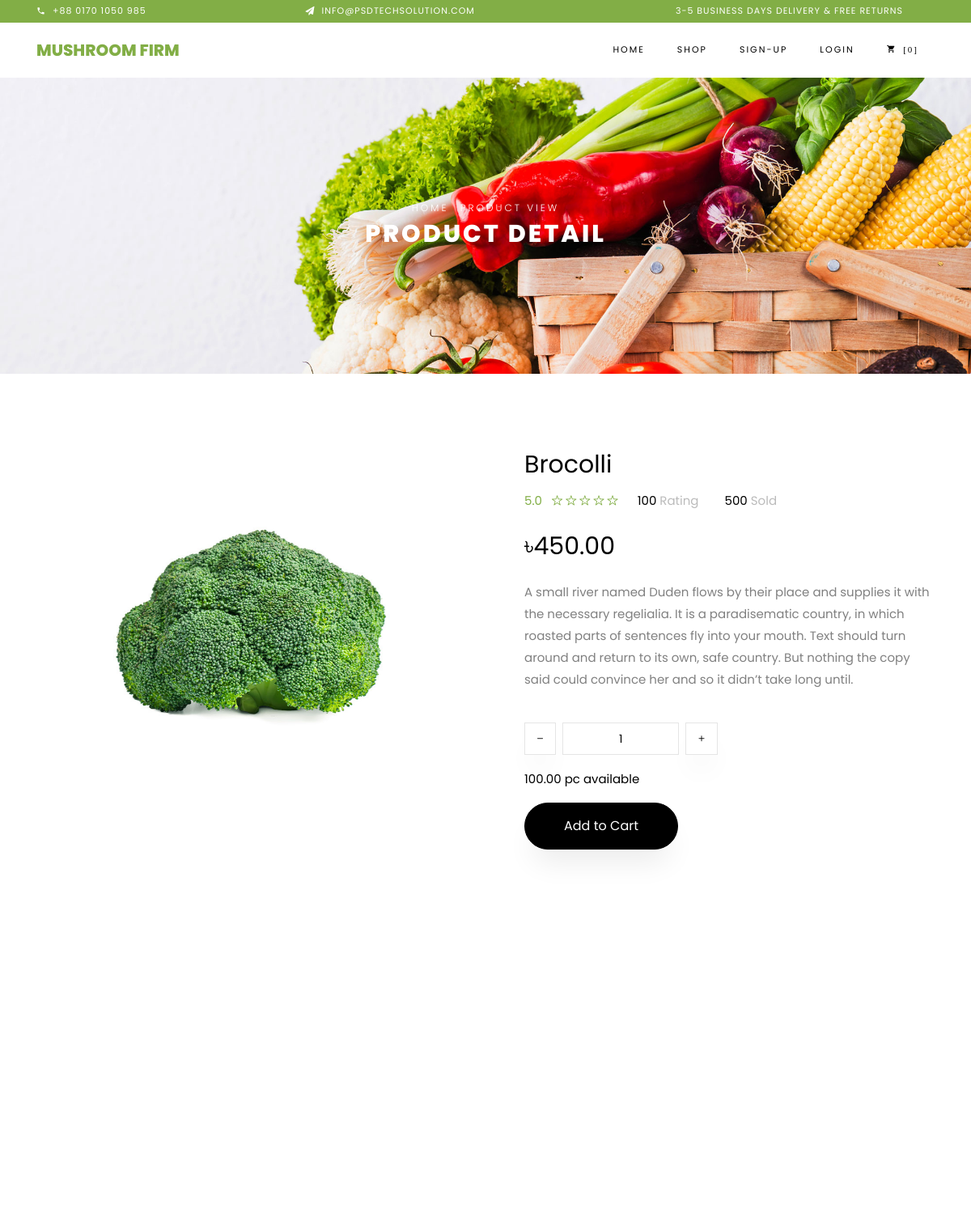
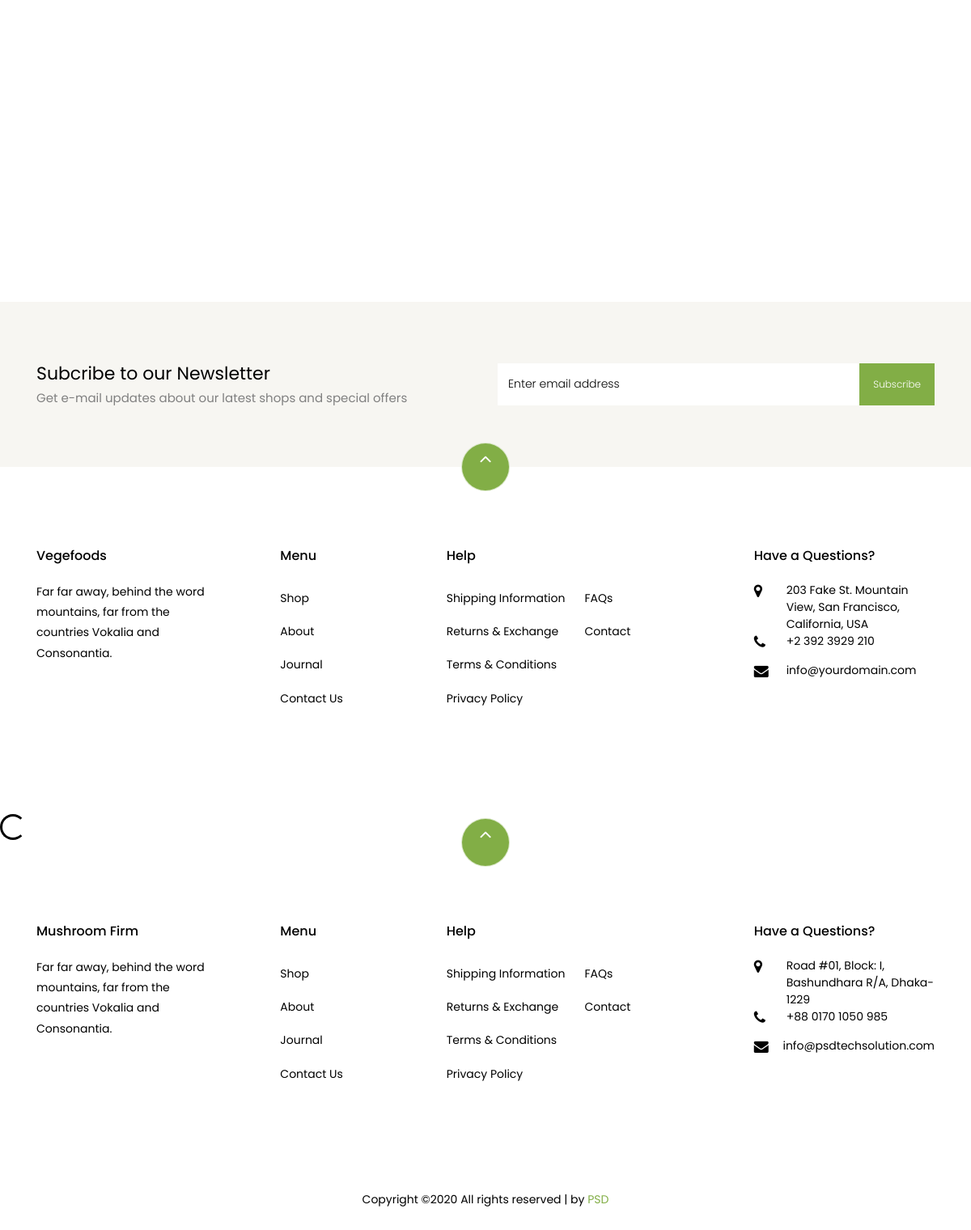
/products/brocolli/, run on the app's committed database (2 pictures, top to bottom).
### products/models.py (models this page shows, shortened)
class ProductImage(models.Model):
	product = models.ForeignKey(Product, on_delete= models.CASCADE)
	image = models.ImageField(upload_to="products/images/", blank=True)
	featured = models.BooleanField(default=False)
	thumbnail = models.BooleanField(default=True)
	active = models.BooleanField(default=True)
	updated = models.DateTimeField(auto_now=True)

class Product(models.Model):
	types = (
		("featured", "Featured"),
		("on sale", "On Sale"),
		("new arrival", "New Arrival")
		)
	product_name = models.CharField(max_length=500, blank=False, null=False)
	price = models.DecimalField(max_digits=100, decimal_places=2, default=30)
	sale = models.DecimalField(max_digits=100, decimal_places=2, default=30)
	stock = models.DecimalField(max_digits=100, decimal_places=2, default=30)
	category = models.CharField(max_length=400, choices=types, default="Featured")
	description = models.TextField(default="")
	slug = models.SlugField(default="")
	active = models.BooleanField(default=True)
	timestamp = models.DateTimeField(auto_now_add=True)
	updated = models.DateTimeField(auto_now=True)
	class Meta:
		unique_together = ("product_name", "slug")

### products/views.py (the view)
# urls.py: url(r'^products/(?P<slug>[\w-]+)/$', single, name='single_product'),
def single(request, slug):
    products = product.objects.get(slug=slug)
    template = 'products_template/single.html'
    context = {'product': products}
    return render(request, template, context)

### templates/products_template/single.html (shortened to what this page needs)
{% extends 'base.html' %}
{% block content %}
{% load static %}
<div class="hero-wrap hero-bread" style="background-image: url({% static 'images/bg_1.jpg' %});">
    <div class="container">
      <div class="row no-gutters slider-text align-items-center justify-content-center">
        <div class="col-md-9 ftco-animate text-center">
            <p class="breadcrumbs"><span class="mr-2"><a href="{% url 'home' %}">Home</a></span> <span>Product View</span></p>
          <h1 class="mb-0 bread">Product Detail</h1>
        </div>
      </div>
    </div>
  </div>
  <section class="ftco-section">
      <div class="container">
          <div class="row">
              <div class="col-lg-6 mb-5 ftco-animate">
                {% for image in product.productimage_set.all %}
                {% if image.featured == True and image.active == True %}
                  <a href="/media/{{image.image}}" class="image-popup"><img src="/media/{{image.image}}" class="img-fluid" alt=""></a>
                {% endif %}
                {% endfor %}
              </div>
              <div class="col-lg-6 product-details pl-md-5 ftco-animate">
                  <h3>{{product.product_name}}</h3>
                  <div class="rating d-flex">
                          <p class="text-left mr-4">
                              <a href="#" class="mr-2">5.0</a>
                              <a href="#"><span class="ion-ios-star-outline"></span></a>
                              <a href="#"><span class="ion-ios-star-outline"></span></a>
                              <a href="#"><span class="ion-ios-star-outline"></span></a>
                              <a href="#"><span class="ion-ios-star-outline"></span></a>
                              <a href="#"><span class="ion-ios-star-outline"></span></a>
                          </p>
                          <p class="text-left mr-4">
                              <a href="#" class="mr-2" style="color: #000;">100 <span style="color: #bbb;">Rating</span></a>
                          </p>
                          <p class="text-left">
                              <a href="#" class="mr-2" style="color: #000;">500 <span style="color: #bbb;">Sold</span></a>
                          </p>
                      </div>
                      {% if product.sale != product.price %}
                        <p class="price"><span>৳{{product.sale}}</span></p>
                      {% elif product.sale == product.price %}
                        <p class="price"><span>৳{{product.price}}</span></p>
                      {% endif %}
                  <p>{{product.description}}</p>
                      <div class="row mt-4">
                          <div class="col-md-6">
                  </div>
                  <div class="input-group col-md-6 d-flex mb-3">
                   <span class="input-group-btn mr-2">
                      <button id='decrease_button' type="button" class="quantity-left-minus btn"  data-type="minus" data-field="">
                     <i class="ion-ios-remove"></i>
                      </button>
                      </span>
                   <input type="text" id="quantity" name="quantity" class="form-control input-number" value="1" min="1" max="100">
                   <span class="input-group-btn ml-2">
                      <button id='increase_button' type="button" class="quantity-right-plus btn" data-type="plus" data-field="">
                       <i class="ion-ios-add"></i>
                   </button>
                   </span>
                </div>
                <div class="col-md-12">
                    <p style="color: #000;">{{product.stock}} pc available</p>
                </div>
            </div>
            <p><a id="add_to_cart" href="#" class="btn btn-black py-3 px-5">
                Add to Cart
              </a></p>
          </div>
          </div>
      </div>
  </section>
  <section class="ftco-section">
      <div class="container">
              <div class="row justify-content-center mb-3 pb-3">
      </div>
      </div>
      <div class="container">
          <div class="row">
          </div>
      </div>
  </section>
      <section class="ftco-section ftco-no-pt ftco-no-pb py-5 bg-light">
    <div class="container py-4">
      <div class="row d-flex justify-content-center py-5">
        <div class="col-md-6">
            <h2 style="font-size: 22px;" class="mb-0">Subcribe to our Newsletter</h2>
            <span>Get e-mail updates about our latest shops and special offers</span>
        </div>
        <div class="col-md-6 d-flex align-items-center">
          <form action="#" class="subscribe-form">
            <div class="form-group d-flex">
              <input type="text" class="form-control" placeholder="Enter email address">
              <input type="submit" value="Subscribe" class="submit px-3">
            </div>
          </form>
        </div>
      </div>
    </div>
  </section>
  <footer class="ftco-footer ftco-section">
    <div class="container">
        <div class="row">
            <div class="mouse">
                      <a href="#" class="mouse-icon">
                          <div class="mouse-wheel"><span class="ion-ios-arrow-up"></span></div>
                      </a>
                  </div>
        </div>
      <div class="row mb-5">
        <div class="col-md">
          <div class="ftco-footer-widget mb-4">
            <h2 class="ftco-heading-2">Vegefoods</h2>
            <p>Far far away, behind the word mountains, far from the countries Vokalia and Consonantia.</p>
            <ul class="ftco-footer-social list-unstyled float-md-left float-lft mt-5">
            </ul>
          </div>
        </div>
        <div class="col-md">
          <div class="ftco-footer-widget mb-4 ml-md-5">
            <h2 class="ftco-heading-2">Menu</h2>
            <ul class="list-unstyled">
              <li><a href="#" class="py-2 d-block">Shop</a></li>
              <li><a href="#" class="py-2 d-block">About</a></li>
              <li><a href="#" class="py-2 d-block">Journal</a></li>
              <li><a href="#" class="py-2 d-block">Contact Us</a></li>
            </ul>
          </div>
        </div>
        <div class="col-md-4">
           <div class="ftco-footer-widget mb-4">
            <h2 class="ftco-heading-2">Help</h2>
            <div class="d-flex">
                <ul class="list-unstyled mr-l-5 pr-l-3 mr-4">
                  <li><a href="#" class="py-2 d-block">Shipping Information</a></li>
                  <li><a href="#" class="py-2 d-block">Returns &amp; Exchange</a></li>
                  <li><a href="#" class="py-2 d-block">Terms &amp; Conditions</a></li>
                  <li><a href="#" class="py-2 d-block">Privacy Policy</a></li>
                </ul>
                <ul class="list-unstyled">
                  <li><a href="#" class="py-2 d-block">FAQs</a></li>
                  <li><a href="#" class="py-2 d-block">Contact</a></li>
                </ul>
              </div>
          </div>
        </div>
        <div class="col-md">
          <div class="ftco-footer-widget mb-4">
              <h2 class="ftco-heading-2">Have a Questions?</h2>
              <div class="block-23 mb-3">
                <ul>
                  <li><span class="icon icon-map-marker"></span><span class="text">203 Fake St. Mountain View, San Francisco, California, USA</span></li>
                  <li><a href="#"><span class="icon icon-phone"></span><span class="text">+2 392 3929 210</span></a></li>
                  <li><a href="#"><span class="icon icon-envelope"></span><span class="text">info@yourdomain.com</span></a></li>
                </ul>
              </div>
          </div>
        </div>
      </div>
    </div>
    <span id="circle" class="spinner-border" role="status"></span>
{% endblock %}

### static/static_files/css/icomoon.css (style rules this page uses)
[class^="icon-"], [class*=" icon-"] { font-family: 'icomoon' !important; speak: none; font-style: normal; font-weight: normal; font-variant: normal; text-transform: none; line-height: 1; -webkit-font-smoothing: antialiased; -moz-osx-font-smoothing: grayscale; }
.icon-map-marker:before { content: "\f041"; }
.icon-phone:before { content: "\f095"; }
.icon-envelope:before { content: "\f0e0"; }

### data on the page
ProductImage: image (picture)
Product: product_name "Brocolli", sale "450.00", description "A small river named Duden flows by their place and supplies it with the necessary regelialia. It is a paradisematic country, in which roasted parts of sentences fly into your mouth. Text should turn around and return to its own, safe country. But nothing the copy said could convince her and so it didn’t take long until.", stock "100.00"
